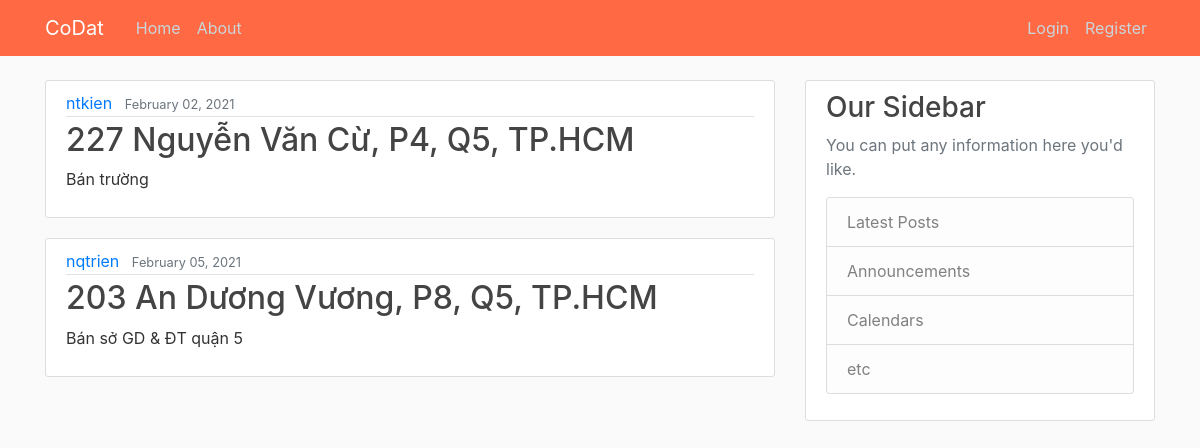
The page / on the database its author committed.
### HomePage/models.py (models this page shows, shortened)
class Post(models.Model):
    status = models.CharField(max_length=10, choices=STATUS)
    price = models.CharField(max_length=20)
    address = models.CharField(max_length=100)
    description = models.TextField()
    date_posted = models.DateTimeField(default=timezone.now)
    author = models.ForeignKey(User, on_delete=models.CASCADE)

### HomePage/views.py (the view)
# urls.py: path('', views.home, name='home-page'),
def home(request):
    context = {
        'posts': Post.objects.all()
    }
    return render(request, 'HomePage/home.html', context)

### HomePage/templates/HomePage/home.html
{% extends "HomePage/base.html" %}
{% block content %}
    {% for post in posts %}
        <article class="media content-section">
            <div class="media-body">
                <div class="article-metadata">
                    <a class="mr-2" href="#">{{ post.author }}</a>
                    <small class="text-muted">{{ post.date_posted|date:"F d, Y" }}</small>
                </div>
                <h2><a class="article-address" href="#">{{ post.address }}</a></h2>
                <p class="article-description">{{ post.description }}</p>
            </div>
        </article>
    {% endfor %}
{% endblock content %}

### HomePage/static/HomePage/main.css (style rules this page uses)
body { background: #fafafa; color: #333333; margin-top: 5rem; }
h1, h2, h3, h4, h5, h6 { color: #444444; }
.content-section { background: #ffffff; padding: 10px 20px; border: 1px solid #dddddd; border-radius: 3px; margin-bottom: 20px; }
.article-address { color: #444444; }
.article-description { white-space: pre-line; }
.article-metadata { padding-bottom: 1px; margin-bottom: 4px; border-bottom: 1px solid #e3e3e3 }

### rows shown on the page
Post: author "ntkien", date_posted "February 02, 2021", address "227 Nguyễn Văn Cừ, P4, Q5, TP.HCM", description "Bán trường"
Post: author "nqtrien", date_posted "February 05, 2021", address "203 An Dương Vương, P8, Q5, TP.HCM", description "Bán sở GD & ĐT quận 5"
